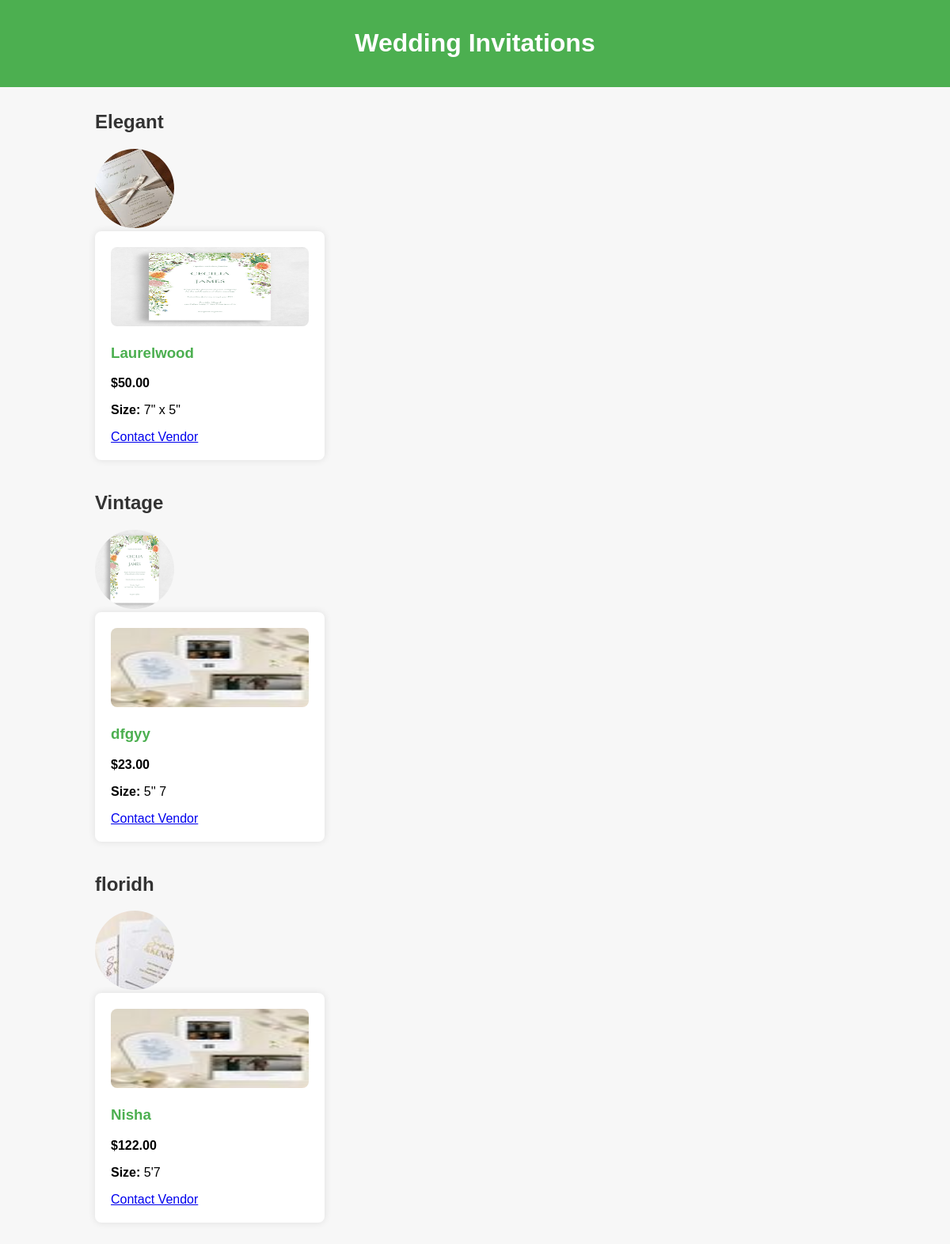
The app's page /invitation_list with its own data.
### app/models.py (models this page shows, shortened)
class InvitationCategory(models.Model):
    img = models.FileField()
    name = models.CharField(max_length=100)

class InvitationCard(models.Model):
    category = models.ForeignKey(InvitationCategory, on_delete=models.CASCADE)
    name = models.CharField(max_length=100)
    price = models.DecimalField(max_digits=10, decimal_places=2)
    img1 = models.FileField()
    img2 = models.FileField(blank=True, null=True)
    img3 = models.FileField(blank=True, null=True)
    img4 = models.FileField(blank=True, null=True)
    size = models.CharField(max_length=50)

### app/views.py (the view)
# urls.py: path('invitation_list',views.invitation_list),
def invitation_list(request):
    categories = InvitationCategory.objects.all()
    invitation_cards = InvitationCard.objects.all()
    return render(request, 'user/invitation.html', {'categories': categories, 'invitation_cards': invitation_cards})

### templates/user/invitation.html (shortened to what this page needs)
<!DOCTYPE html>
<html lang="en">
<head>
</head>
<body>
<header>
    <h1>Wedding Invitations</h1>
</header>
<div class="container">
    {% for category in categories %}
    <div class="category">
        <h2>{{ category.name }}</h2>
        <img src="{{ category.img.url }}" alt="{{ category.name }} image">
        <div class="invitation-card">
            {% for card in invitation_cards %}
                {% if card.category == category %}
                <div class="card">
                    <img src="{{ card.img1.url }}" alt="{{ card.name }} image">
                    <h3>{{ card.name }}</h3>
                    <p class="price">${{ card.price }}</p>
                    <p><strong>Size:</strong> {{ card.size }}</p>
                    <a href="{% url 'contact_vendor' id=card.id %}">Contact Vendor</a>
                </div>
                {% endif %}
            {% endfor %}
        </div>
    </div>
    {% endfor %}
</div>
</body>
</html>

### templates/user/invitation.html (style rules this page uses)
body { font-family: Arial, sans-serif; margin: 0; padding: 0; background-color: #f7f7f7; }
header { background-color: #4CAF50; color: white; padding: 15px; text-align: center; }
.container { width: 80%; margin: 30px auto; }
.category { margin-bottom: 40px; }
.category img { width: 100px; height: 100px; border-radius: 50%; }
.invitation-card { display: flex; flex-wrap: wrap; gap: 20px; }
.card { background-color: white; padding: 20px; width: 250px; border-radius: 8px; box-shadow: 0 0 10px rgba(0, 0, 0, 0.1); }
.card img { width: 100%; border-radius: 8px; }
h2 { color: #333; }
.card h3 { color: #4CAF50; }
.price { font-weight: bold; }

### records on screen
InvitationCategory: name "Elegant", img (picture)
InvitationCard: img1 (picture), name "Laurelwood", price "50.00", size "7\" x 5\""
InvitationCategory: name "Vintage", img (picture)
InvitationCard: img1 (picture), name "dfgyy", price "23.00", size "5'' 7"
InvitationCategory: name "floridh", img (picture)
InvitationCard: img1 (picture), name "Nisha", price "122.00", size "5'7"
